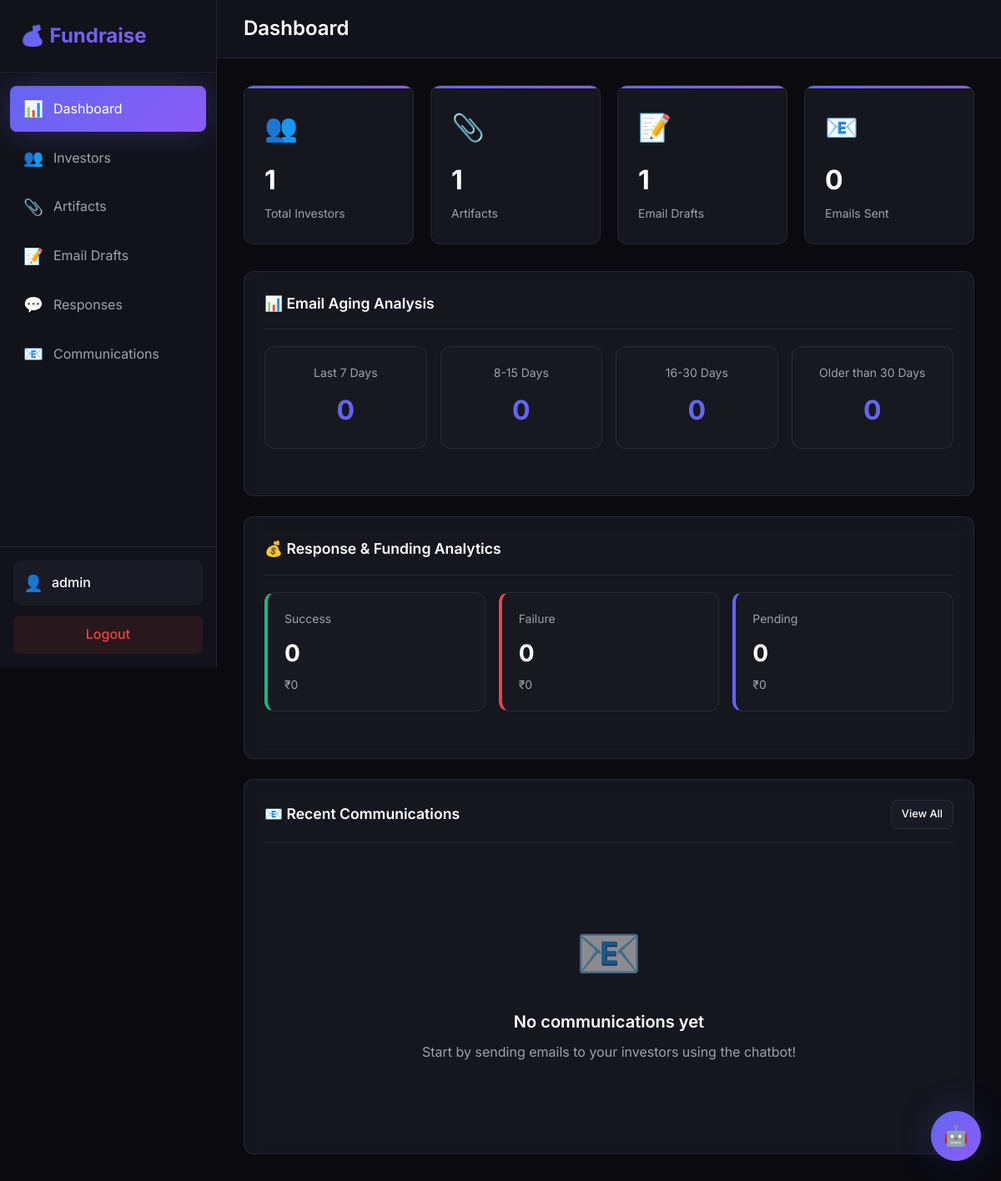
The app's page / (signed in), older data.
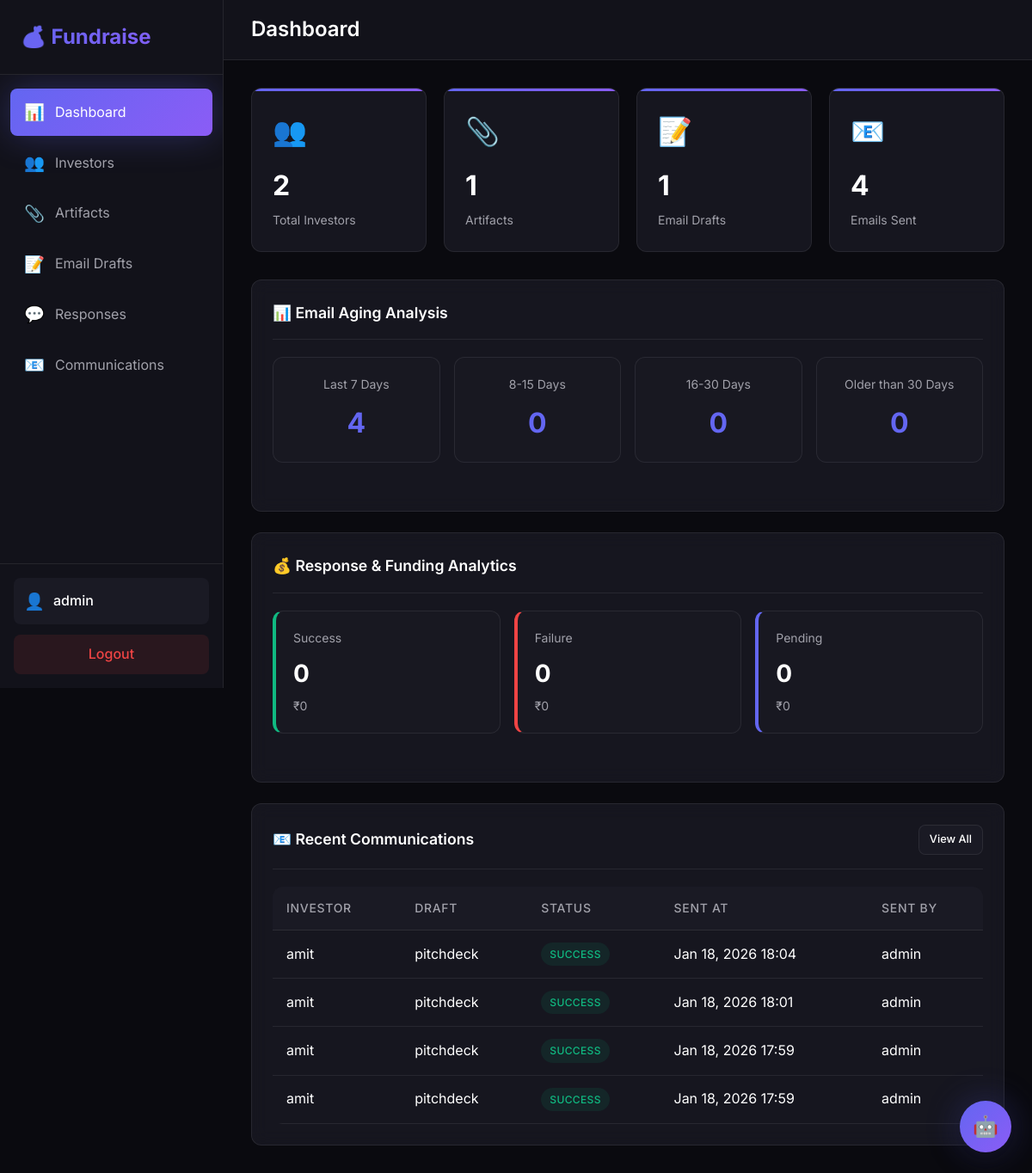
The same page, newer data.
### core/models.py (models this page shows, shortened)
class CommunicationLog(models.Model):
    STATUS_CHOICES = [
        ('success', 'Success'),
        ('failed', 'Failed'),
    ]
    investor = models.ForeignKey(
        Investor,
        on_delete=models.CASCADE,
        related_name='communications'
    )
    draft = models.ForeignKey(
        EmailDraft,
        on_delete=models.SET_NULL,
        null=True,
        related_name='communications'
    )
    sent_at = models.DateTimeField(auto_now_add=True)
    status = models.CharField(max_length=10, choices=STATUS_CHOICES, default='success')
    sent_by = models.ForeignKey(
        User,
        on_delete=models.SET_NULL,
        null=True,
        related_name='sent_communications'
    )
    notes = models.TextField(blank=True, help_text="Additional notes about this communication")
    class Meta:
        ordering = ['-sent_at']

class Investor(models.Model):
    name = models.CharField(max_length=255, help_text="Investor name")
    email = models.EmailField(unique=True, help_text="Investor email address")
    labels = models.CharField(
        max_length=500,
        blank=True,
        help_text="Comma-separated labels for search (e.g., 'VC, Tech, Series-A')"
    )
    address = models.TextField(blank=True, help_text="Investor address")
    details = models.TextField(blank=True, help_text="Additional details about the investor")
    amount = models.DecimalField(
        max_digits=15,
        decimal_places=2,
        default=0,
        help_text="Amount in Rs."
    )
    created_date = models.DateTimeField(auto_now_add=True)
    last_updated_on = models.DateTimeField(auto_now=True)
    updated_by = models.CharField(max_length=150, blank=True, help_text="Username who last updated")
    class Meta:
        ordering = ['-created_date']

class EmailDraft(models.Model):
    name = models.CharField(
        max_length=100,
        unique=True,
        help_text="Unique draft name (e.g., 'pitchdeck', 'intro_email')"
    )
    subject = models.CharField(max_length=255, help_text="Email subject line")
    body = models.TextField(help_text="Email body content (supports HTML)")
    artifacts = models.ManyToManyField(
        Artifact,
        blank=True,
        related_name='email_drafts',
        help_text="Select artifacts to attach to this email"
    )
    created_date = models.DateTimeField(auto_now_add=True)
    last_updated_on = models.DateTimeField(auto_now=True)
    created_by = models.ForeignKey(
        User,
        on_delete=models.SET_NULL,
        null=True,
        related_name='email_drafts'
    )
    class Meta:
        ordering = ['-created_date']

### core/views.py (the view)
# urls.py: path('', views.dashboard, name='dashboard'),
@login_required
def dashboard(request):
    now = timezone.now()
    total_investors = Investor.objects.count()
    total_artifacts = Artifact.objects.count()
    total_drafts = EmailDraft.objects.count()
    total_emails_sent = CommunicationLog.objects.filter(status='success').count()
    emails_7_days = CommunicationLog.objects.filter(
        sent_at__gte=now - timedelta(days=7),
        status='success'
    ).count()
    emails_15_days = CommunicationLog.objects.filter(
        sent_at__gte=now - timedelta(days=15),
        sent_at__lt=now - timedelta(days=7),
        status='success'
    ).count()
    emails_30_days = CommunicationLog.objects.filter(
        sent_at__gte=now - timedelta(days=30),
        sent_at__lt=now - timedelta(days=15),
        status='success'
    ).count()
    emails_older = CommunicationLog.objects.filter(
        sent_at__lt=now - timedelta(days=30),
        status='success'
    ).count()
    response_stats = ResponseFunding.objects.values('response_status').annotate(
        count=Count('id'),
        total_amount=Sum('amount_offered')
    )
    response_data = {
        'success': {'count': 0, 'amount': 0},
        'failure': {'count': 0, 'amount': 0},
        'pending': {'count': 0, 'amount': 0},
    }
    for stat in response_stats:
        status = stat['response_status']
        response_data[status] = {
            'count': stat['count'],
            'amount': stat['total_amount'] or 0
        }
    recent_communications = CommunicationLog.objects.select_related(
        'investor', 'draft', 'sent_by'
    ).order_by('-sent_at')[:10]
    recent_responses = ResponseFunding.objects.select_related(
        'investor', 'communication'
    ).order_by('-response_date')[:5]
    context = {
        'total_investors': total_investors,
        'total_artifacts': total_artifacts,
        'total_drafts': total_drafts,
        'total_emails_sent': total_emails_sent,
        'emails_7_days': emails_7_days,
        'emails_15_days': emails_15_days,
        'emails_30_days': emails_30_days,
        'emails_older': emails_older,
        'response_data': response_data,
        'recent_communications': recent_communications,
        'recent_responses': recent_responses,
    }
    return render(request, 'core/dashboard.html', context)

### templates/core/dashboard.html (shortened to what this page needs)
{% extends 'base.html' %}
{% load static %}
{% block page_title %}Dashboard{% endblock %}
{% block content %}
<div class="stats-grid">
    <div class="stat-card">
        <div class="stat-icon">👥</div>
        <div class="stat-value">{{ total_investors }}</div>
        <div class="stat-label">Total Investors</div>
    </div>
    <div class="stat-card">
        <div class="stat-icon">📎</div>
        <div class="stat-value">{{ total_artifacts }}</div>
        <div class="stat-label">Artifacts</div>
    </div>
    <div class="stat-card">
        <div class="stat-icon">📝</div>
        <div class="stat-value">{{ total_drafts }}</div>
        <div class="stat-label">Email Drafts</div>
    </div>
    <div class="stat-card">
        <div class="stat-icon">📧</div>
        <div class="stat-value">{{ total_emails_sent }}</div>
        <div class="stat-label">Emails Sent</div>
    </div>
</div>
<div class="card" style="margin-bottom: 24px;">
    <div class="card-header">
        <h3 class="card-title">📊 Email Aging Analysis</h3>
    </div>
    <div class="aging-grid">
        <div class="aging-card">
            <div class="aging-period">Last 7 Days</div>
            <div class="aging-count">{{ emails_7_days }}</div>
        </div>
        <div class="aging-card">
            <div class="aging-period">8-15 Days</div>
            <div class="aging-count">{{ emails_15_days }}</div>
        </div>
        <div class="aging-card">
            <div class="aging-period">16-30 Days</div>
            <div class="aging-count">{{ emails_30_days }}</div>
        </div>
        <div class="aging-card">
            <div class="aging-period">Older than 30 Days</div>
            <div class="aging-count">{{ emails_older }}</div>
        </div>
    </div>
</div>
<div class="card" style="margin-bottom: 24px;">
    <div class="card-header">
        <h3 class="card-title">💰 Response & Funding Analytics</h3>
    </div>
    <div class="response-stats">
        <div class="response-stat success">
            <div class="response-stat-title">Success</div>
            <div class="response-stat-count">{{ response_data.success.count }}</div>
            <div class="response-stat-amount">₹{{ response_data.success.amount|floatformat:0 }}</div>
        </div>
        <div class="response-stat failure">
            <div class="response-stat-title">Failure</div>
            <div class="response-stat-count">{{ response_data.failure.count }}</div>
            <div class="response-stat-amount">₹{{ response_data.failure.amount|floatformat:0 }}</div>
        </div>
        <div class="response-stat pending">
            <div class="response-stat-title">Pending</div>
            <div class="response-stat-count">{{ response_data.pending.count }}</div>
            <div class="response-stat-amount">₹{{ response_data.pending.amount|floatformat:0 }}</div>
        </div>
    </div>
</div>
<div class="card">
    <div class="card-header">
        <h3 class="card-title">📧 Recent Communications</h3>
        <a href="{% url 'communication_list' %}" class="btn btn-secondary btn-sm">View All</a>
    </div>
    {% if recent_communications %}
    <div class="table-container">
        <table>
            <thead>
                <tr>
                    <th>Investor</th>
                    <th>Draft</th>
                    <th>Status</th>
                    <th>Sent At</th>
                    <th>Sent By</th>
                </tr>
            </thead>
            <tbody>
                {% for comm in recent_communications %}
                <tr>
                    <td>
                        <a href="{% url 'investor_detail' comm.investor.id %}">{{ comm.investor.name }}</a>
                    </td>
                    <td>{{ comm.draft.name|default:"Custom Email" }}</td>
                    <td>
                        <span class="badge badge-{{ comm.status }}">{{ comm.status }}</span>
                    </td>
                    <td>{{ comm.sent_at|date:"M d, Y H:i" }}</td>
                    <td>{{ comm.sent_by.username|default:"System" }}</td>
                </tr>
                {% endfor %}
            </tbody>
        </table>
    </div>
    {% else %}
    <div class="empty-state">
        <div class="empty-state-icon">📧</div>
        <div class="empty-state-title">No communications yet</div>
        <div class="empty-state-text">Start by sending emails to your investors using the chatbot!</div>
    </div>
    {% endif %}
</div>
<div class="chatbot-container">
    <div class="chatbot-toggle">🤖</div>
</div>
{% endblock %}

### templates/base.html (shortened to what this page needs)
<!DOCTYPE html>
<html lang="en">
<head>
    <link rel="stylesheet" href="{% load static %}{% static 'css/styles.css' %}">
</head>
<body>
    {% if user.is_authenticated %}
    <div class="app-container">
        <aside class="sidebar">
            <div class="sidebar-header">
                <h1 class="logo">💰 Fundraise</h1>
            </div>
            <nav class="sidebar-nav">
                <a href="{% url 'dashboard' %}" class="nav-item {% if request.resolver_match.url_name == 'dashboard' %}active{% endif %}">
                    <span class="nav-icon">📊</span>
                    <span>Dashboard</span>
                </a>
                <a href="{% url 'investor_list' %}" class="nav-item {% if 'investor' in request.resolver_match.url_name %}active{% endif %}">
                    <span class="nav-icon">👥</span>
                    <span>Investors</span>
                </a>
                <a href="{% url 'artifact_list' %}" class="nav-item {% if 'artifact' in request.resolver_match.url_name %}active{% endif %}">
                    <span class="nav-icon">📎</span>
                    <span>Artifacts</span>
                </a>
                <a href="{% url 'draft_list' %}" class="nav-item {% if 'draft' in request.resolver_match.url_name %}active{% endif %}">
                    <span class="nav-icon">📝</span>
                    <span>Email Drafts</span>
                </a>
                <a href="{% url 'response_list' %}" class="nav-item {% if 'response' in request.resolver_match.url_name %}active{% endif %}">
                    <span class="nav-icon">💬</span>
                    <span>Responses</span>
                </a>
                <a href="{% url 'communication_list' %}" class="nav-item {% if 'communication' in request.resolver_match.url_name %}active{% endif %}">
                    <span class="nav-icon">📧</span>
                    <span>Communications</span>
                </a>
            </nav>
            <div class="sidebar-footer">
                <div class="user-info">
                    <span class="user-icon">👤</span>
                    <span class="user-name">{{ user.username }}</span>
                </div>
                <a href="{% url 'logout' %}" class="logout-btn">Logout</a>
            </div>
        </aside>
        <main class="main-content">
            <header class="main-header">
                <h2 class="page-title">{% block page_title %}Dashboard{% endblock %}</h2>
            </header>
            <div class="content-area">
                {% block content %}{% endblock %}
            </div>
        </main>
    </div>
    {% else %}
    <div class="auth-container">
        {% block auth_content %}{% endblock %}
    </div>
    {% endif %}
    <script src="{% load static %}{% static 'js/chatbot.js' %}"></script>
</body>
</html>

Row changes from the older to the newer data that the page shows:
added CommunicationLog: investor.name "amit", draft.name "pitchdeck", status "SUCCESS", sent_at "Jan 18, 2026 18:04", sent_by.username "admin"
added CommunicationLog: investor.name "amit", draft.name "pitchdeck", status "SUCCESS", sent_at "Jan 18, 2026 18:01", sent_by.username "admin"
added CommunicationLog: investor.name "amit", draft.name "pitchdeck", status "SUCCESS", sent_at "Jan 18, 2026 17:59", sent_by.username "admin"
added CommunicationLog: investor.name "amit", draft.name "pitchdeck", status "SUCCESS", sent_at "Jan 18, 2026 17:59", sent_by.username "admin"
Text that changed along with them:
{{ total_investors }}: "1" → "2"
{{ total_emails_sent }}: "0" → "4"
{{ emails_7_days }}: "0" → "4"
text no longer shown: "📧 No communications yet Start by sending emails to your investors using the chatbot!"
text now shown: "INVESTOR DRAFT STATUS SENT AT SENT BY"
